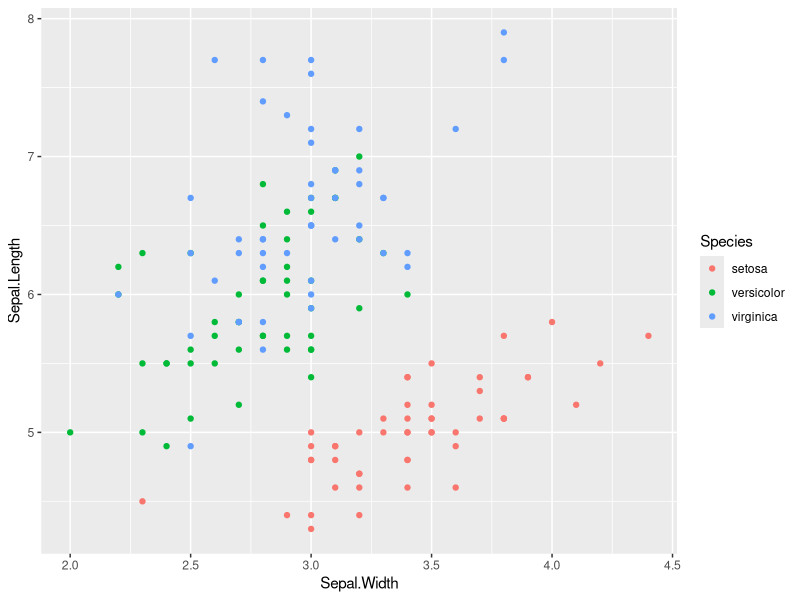
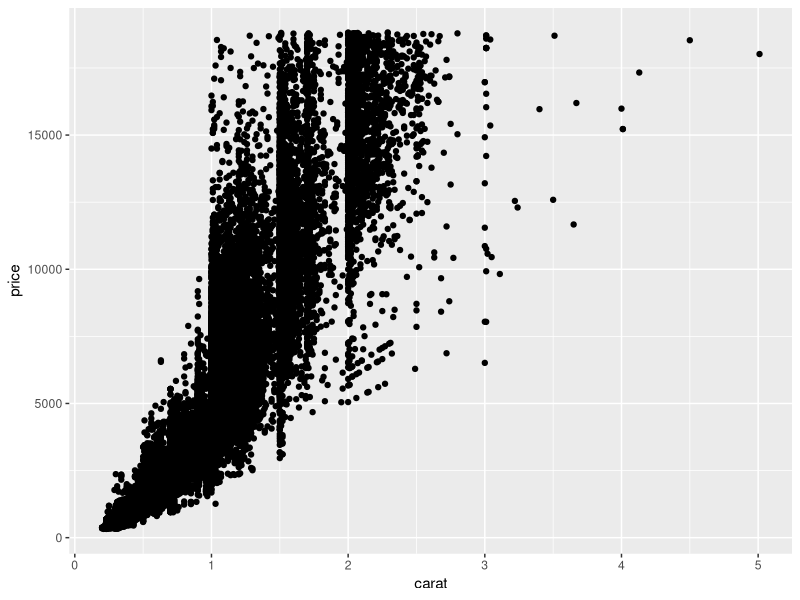
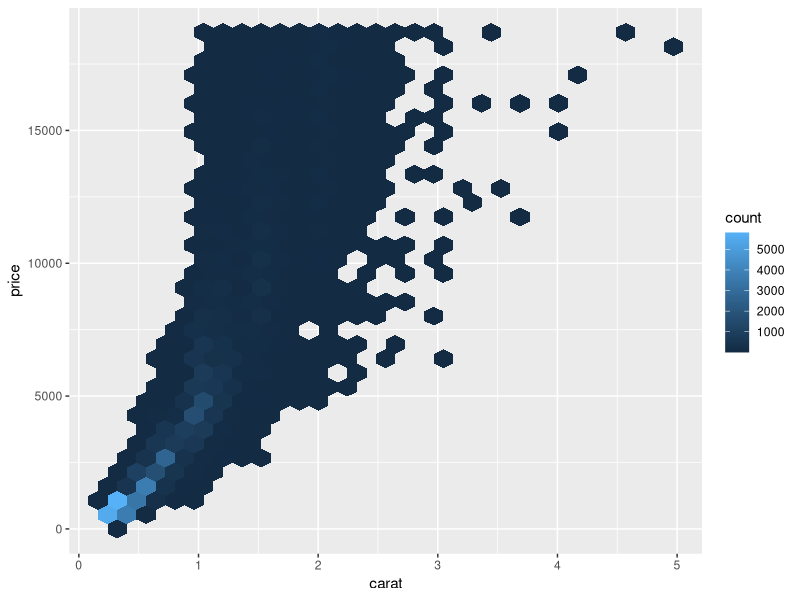
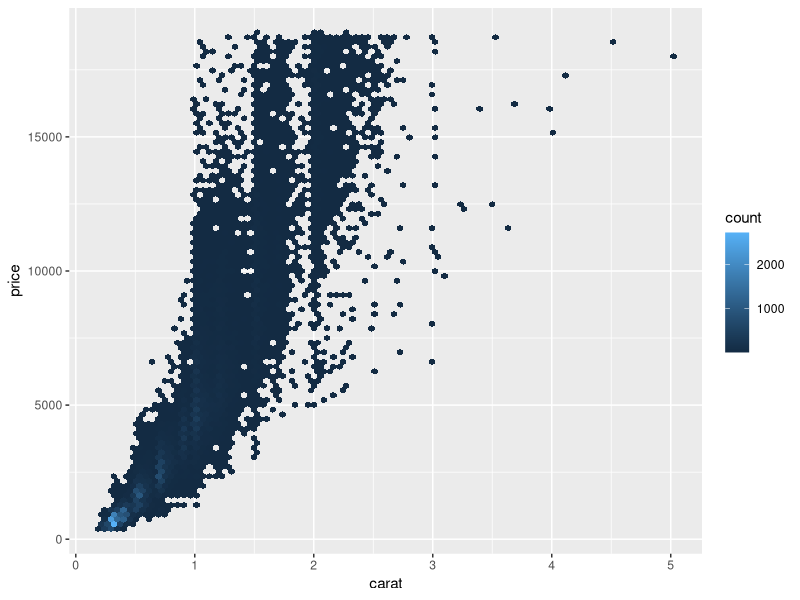
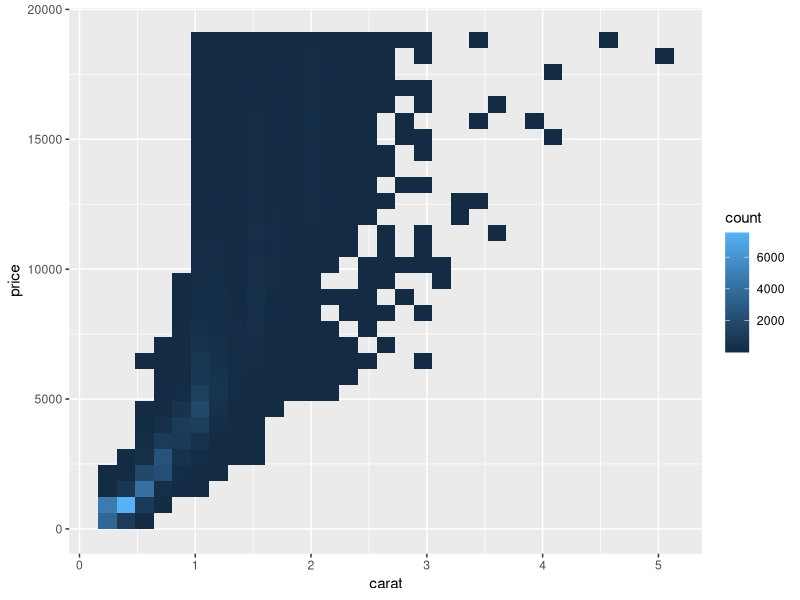
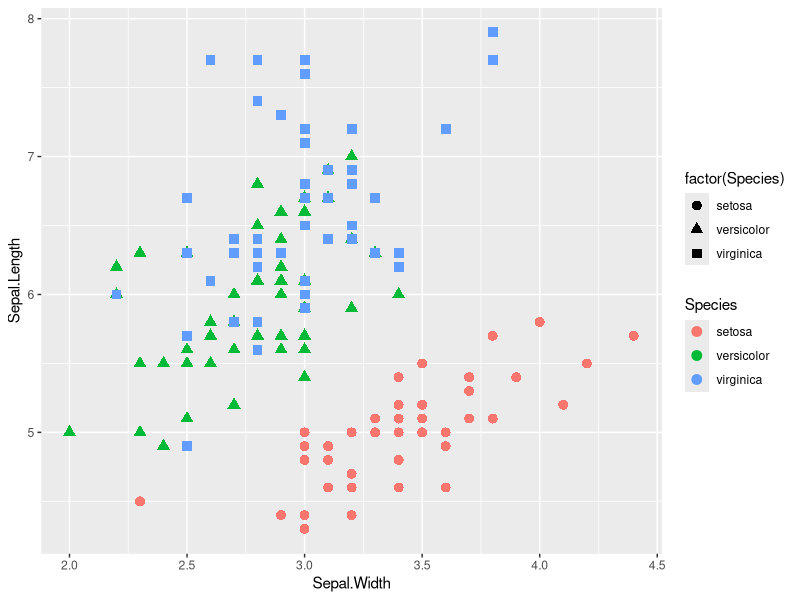

Recreate these plots in R, in order.
## ---- chunk 1
library(ggplot2)
## ---- chunk 2
ggplot(iris, aes(x = Sepal.Width, y = Sepal.Length, color = Species)) + 
    geom_point()
## ---- chunk 3
ggplot(diamonds, aes(x = carat, y = price)) + 
  geom_point()
## ---- chunk 4
g <- ggplot(diamonds, aes(x = carat, y = price))
g + 
  geom_hex()
## ---- chunk 5
g <- ggplot(diamonds, aes(x = carat, y = price))
g + 
  geom_hex(bins = 90)
## ---- chunk 6
g <- ggplot(diamonds, aes(x = carat, y = price))
g + 
  geom_bin2d()
## ---- chunk 7
ggplot(iris, aes(x = Sepal.Width, y = Sepal.Length, color = Species)) + 
  geom_point(aes(shape = factor(Species)), size = 3)
